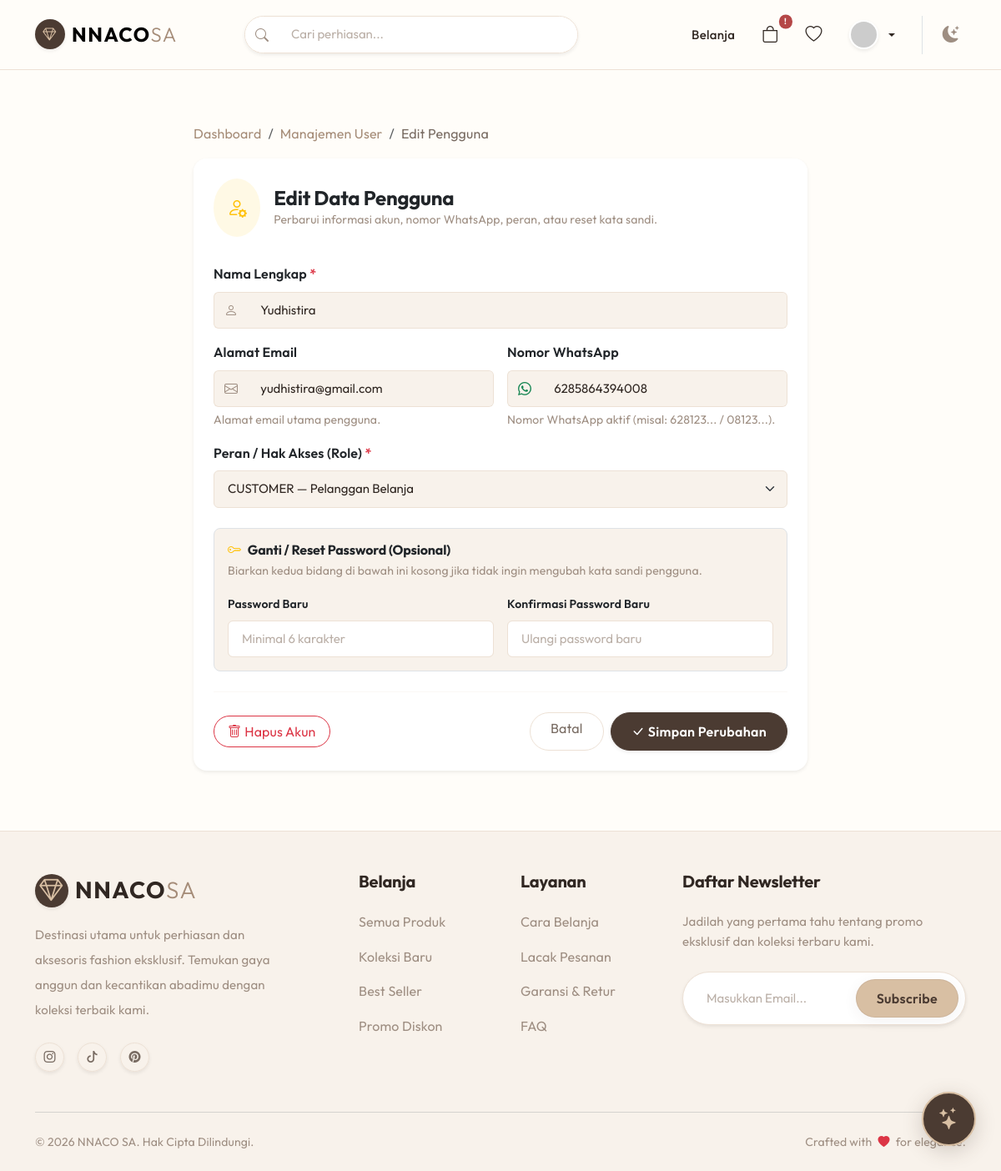
/public/user/edit/5 (signed in), run on the app's committed database.
### tables this page shows
CREATE TABLE `users` (
  `id` int(11) NOT NULL AUTO_INCREMENT,
  `role_id` int(11) NOT NULL,
  `name` varchar(100) NOT NULL,
  `email` varchar(100) DEFAULT NULL,
  `phone` varchar(20) DEFAULT NULL,
  `is_phone_verified` tinyint(1) DEFAULT 0,
  `password` varchar(255) DEFAULT NULL,
  `created_at` timestamp NOT NULL DEFAULT current_timestamp(),
  PRIMARY KEY (`id`),
  UNIQUE KEY `email` (`email`),
  UNIQUE KEY `phone` (`phone`),
  KEY `role_id` (`role_id`),
  CONSTRAINT `users_ibfk_1` FOREIGN KEY (`role_id`) REFERENCES `roles` (`id`)
);

CREATE TABLE `roles` (
  `id` int(11) NOT NULL AUTO_INCREMENT,
  `name` varchar(50) NOT NULL,
  PRIMARY KEY (`id`)
);

### app/controllers/UserController.php (called while the page is built, shortened)
<?php
class UserController extends Controller {
    public function edit($id = null) {
        $userModel = $this->model('User');
        $user = $userModel->getUserById($id);
        $data['title'] = 'Edit Pengguna - ' . htmlspecialchars($user['name']);
        $data['user'] = $user;
        $data['roles'] = $userModel->getAllRoles();
        $data['errors'] = [];
        $this->view('user/edit', $data);
    }
}

### app/core/App.php (called while the page is built, shortened)
<?php
class App {
    protected $method = 'index';
    protected $params = [];
    public function __construct() {
        $url = $this->parseURL();
        if(isset($url[0])) {
            $controllerName = ucfirst($url[0]) . 'Controller';
            if(file_exists('../app/controllers/' . $controllerName . '.php')) {
                unset($url[0]);
            } else {
                $this->pageNotFound();
                return;
            }
        }
        $this->controller = new $this->controller;
        if(isset($url[1])) {
            if(method_exists($this->controller, $url[1])) {
                $this->method = $url[1];
                unset($url[1]);
            } else {
                $this->pageNotFound();
                return;
            }
        }
        if(!empty($url)) {
            $this->params = array_values($url);
        }
        call_user_func_array([$this->controller, $this->method], $this->params);
    }
    public function parseURL() {
        if(isset($_GET['url'])) {
            $url = rtrim($_GET['url'], '/');
            $url = filter_var($url, FILTER_SANITIZE_URL);
            $url = explode('/', $url);
            return $url;
        }
        return [];
    }
}

### public/index.php (called while the page is built, shortened)
<?php
$app = new App();

### app/core/Database.php (called while the page is built, shortened)
<?php
class Database {
    private $host = DB_HOST;
    private $user = DB_USER;
    private $pass = DB_PASS;
    private $db_name = DB_NAME;
    private $dbh;
    private $stmt;
    public function __construct() {
        $dsn = 'mysql:host=' . $this->host . ';dbname=' . $this->db_name;
        $option = [
            PDO::ATTR_PERSISTENT => false,
            PDO::ATTR_ERRMODE => PDO::ERRMODE_EXCEPTION,
            PDO::ATTR_TIMEOUT => 5
        ];
        try {
            $this->dbh = new PDO($dsn, $this->user, $this->pass, $option);
        } catch(PDOException $e) {
            if ($e->getCode() == 1049 || strpos($e->getMessage(), '1049') !== false) {
                if (file_exists('../app/views/error/db_error.php')) {
                    require_once '../app/views/error/db_error.php';
                    exit;
                }
            }
            die("Database Connection Error: Pastikan service MySQL menyala dan kredensial benar.");
        }
    }
    public function query($query) {
        $this->stmt = $this->dbh->prepare($query);
    }
    public function bind($param, $value, $type = null) {
        if (is_null($type)) {
            switch(true) {
                default:
                    $type = PDO::PARAM_STR;
            }
        }
        $this->stmt->bindValue($param, $value, $type);
    }
    public function execute() {
        return $this->stmt->execute();
    }
    public function resultSet() {
        $this->execute();
        return $this->stmt->fetchAll(PDO::FETCH_ASSOC);
    }
    public function single() {
        $this->execute();
        return $this->stmt->fetch(PDO::FETCH_ASSOC);
    }
}

### app/models/User.php (called while the page is built, shortened)
<?php
class User extends Model {
    protected $table = 'users';
    public function getUserById($id) {
        $query = "SELECT u.*, r.name as role
                  FROM " . $this->table . " u
                  LEFT JOIN roles r ON u.role_id = r.id
                  WHERE u.id = :id";
        $this->db->query($query);
        $this->db->bind('id', $id);
        return $this->db->single();
    }
    public function getAllRoles() {
        $this->db->query("SELECT * FROM roles ORDER BY id ASC");
        return $this->db->resultSet();
    }
}

### app/core/Model.php (called while the page is built, shortened)
<?php
class Model {
    public function __construct() {
        $this->db = new Database();
    }
}

### app/core/Security.php (called while the page is built, shortened)
<?php
class Security {
    public static function escape($string) {
        return htmlspecialchars($string, ENT_QUOTES, 'UTF-8');
    }
}

### app/views/user/edit.php (the view, shortened to what this page needs)
<div class="container py-4">
    <div class="row justify-content-center">
        <div class="col-lg-8">
            <nav aria-label="breadcrumb" class="mb-3">
                <ol class="breadcrumb">
                    <li class="breadcrumb-item"><a href="<?= BASEURL; ?>/dashboard" class="text-decoration-none">Dashboard</a></li>
                    <li class="breadcrumb-item"><a href="<?= BASEURL; ?>/user" class="text-decoration-none">Manajemen User</a></li>
                    <li class="breadcrumb-item active" aria-current="page">Edit Pengguna</li>
                </ol>
            </nav>
            <div class="card border-0 shadow-sm rounded-4 bg-white overflow-hidden">
                <div class="card-header bg-white border-0 pt-4 px-4 pb-2">
                    <div class="d-flex align-items-center">
                        <div class="rounded-circle bg-warning bg-opacity-10 p-3 me-3 text-warning fs-4">
                            <i class="bi bi-person-gear"></i>
                        </div>
                        <div>
                            <h4 class="fw-bold mb-0 text-dark">Edit Data Pengguna</h4>
                            <p class="text-muted small mb-0">Perbarui informasi akun, nomor WhatsApp, peran, atau reset kata sandi.</p>
                        </div>
                    </div>
                </div>
                <div class="card-body p-4">
                    <form action="<?= BASEURL; ?>/user/edit/<?= $data['user']['id']; ?>" method="POST">
                        <div class="row g-3">
                            <div class="col-md-12">
                                <label class="form-label fw-semibold text-dark">Nama Lengkap <span class="text-danger">*</span></label>
                                <div class="input-group">
                                    <span class="input-group-text bg-light border-end-0"><i class="bi bi-person text-muted"></i></span>
                                    <input type="text" name="name" class="form-control bg-light border-start-0" value="<?= Security::escape($data['user']['name']); ?>" required>
                                </div>
                            </div>
                            <div class="col-md-6">
                                <label class="form-label fw-semibold text-dark">Alamat Email</label>
                                <div class="input-group">
                                    <span class="input-group-text bg-light border-end-0"><i class="bi bi-envelope text-muted"></i></span>
                                    <input type="email" name="email" class="form-control bg-light border-start-0" value="<?= Security::escape($data['user']['email'] ?? ''); ?>">
                                </div>
                                <div class="form-text small text-muted">Alamat email utama pengguna.</div>
                            </div>
                            <div class="col-md-6">
                                <label class="form-label fw-semibold text-dark">Nomor WhatsApp</label>
                                <div class="input-group">
                                    <span class="input-group-text bg-light border-end-0"><i class="bi bi-whatsapp text-success"></i></span>
                                    <input type="text" name="phone" class="form-control bg-light border-start-0" value="<?= Security::escape($data['user']['phone'] ?? ''); ?>">
                                </div>
                                <div class="form-text small text-muted">Nomor WhatsApp aktif (misal: 628123... / 08123...).</div>
                            </div>
                            <div class="col-md-12">
                                <label class="form-label fw-semibold text-dark">Peran / Hak Akses (Role) <span class="text-danger">*</span></label>
                                <select name="role_id" class="form-select bg-light" required>
                                    <?php foreach($data['roles'] as $role): ?>
                                        <option value="<?= $role['id']; ?>" <?= ($data['user']['role_id'] == $role['id']) ? 'selected' : ''; ?>>
                                            <?= strtoupper(Security::escape($role['name'])); ?>
                                            <?php
                                                if($role['name'] === 'admin') echo '— Administrator Sistem Penuh';
                                                elseif($role['name'] === 'owner') echo '— Pemilik Toko (Analitik & Finansial)';
                                                elseif($role['name'] === 'operator') echo '— Tim Operasional Toko (Kelola Produk & Pesanan)';
                                                elseif($role['name'] === 'customer') echo '— Pelanggan Belanja';
                                            ?>
                                        </option>
                                    <?php endforeach; ?>
                                </select>
                            </div>
                            <div class="col-12 mt-4">
                                <div class="p-3 bg-light rounded-3 border">
                                    <h6 class="fw-bold text-dark mb-1"><i class="bi bi-key me-2 text-warning"></i>Ganti / Reset Password (Opsional)</h6>
                                    <p class="text-muted small mb-3">Biarkan kedua bidang di bawah ini kosong jika tidak ingin mengubah kata sandi pengguna.</p>
                                    <div class="row g-3">
                                        <div class="col-md-6">
                                            <label class="form-label fw-semibold small text-dark">Password Baru</label>
                                            <input type="password" name="password" class="form-control bg-white" placeholder="Minimal 6 karakter" minlength="6">
                                        </div>
                                        <div class="col-md-6">
                                            <label class="form-label fw-semibold small text-dark">Konfirmasi Password Baru</label>
                                            <input type="password" name="confirm_password" class="form-control bg-white" placeholder="Ulangi password baru" minlength="6">
                                        </div>
                                    </div>
                                </div>
                            </div>
                        </div>
                        <hr class="my-4 opacity-25">
                        <div class="d-flex justify-content-between align-items-center">
                            <div>
                                <?php if($data['user']['id'] != $_SESSION['user_id']): ?>
                                    <a href="<?= BASEURL; ?>/user/delete/<?= $data['user']['id']; ?>"
                                       class="btn btn-outline-danger rounded-pill px-3"
                                       onclick="return confirm('Apakah Anda yakin ingin menghapus akun <?= addslashes(Security::escape($data['user']['name'])); ?>?');">
                                        <i class="bi bi-trash me-1"></i>Hapus Akun
                                    </a>
                                <?php endif; ?>
                            </div>
                            <div class="d-flex gap-2">
                                <a href="<?= BASEURL; ?>/user" class="btn btn-outline-secondary rounded-pill px-4">
                                    Batal
                                </a>
                                <button type="submit" class="btn btn-primary rounded-pill px-4 fw-semibold shadow-sm">
                                    <i class="bi bi-check-lg me-1"></i>Simpan Perubahan
                                </button>
                            </div>
                        </div>
                    </form>
                </div>
            </div>
        </div>
    </div>
</div>

### public/css/style.css (style rules this page uses)
:root { --color-background: #FFFDF9; --color-surface: #FFFFFF; --color-surface-soft: #F8F2EB; --color-border: #EDE1D5; --color-border-subtle: #F4ECE4; --color-primary: #4B3B32; --color-primary-hover: #302722; --color-accent: #D8BFA3; --color-accent-hover: #C9AE90; --color-accent-soft: #F4EBE2; --color-taupe: #A58C78; --color-taupe-light: #C2B0A1; --color-text: #302722; --color-text-secondary: #786B62; --color-text-muted: #9E8E82; --color-text-inverse: #FFFFFF; --color-success: #477A5B; --color-success-soft: #E8F2EC; --color-warning: #A66A20; --color-warning-soft: #FAF2E6; --color-danger: #B54747; --color-danger-soft: #FAECEC; --color-info: #526D82; --color-info-soft: #EEF3F7; --radius-sm: 6px; --radius-md: 12px; --radius-lg: 18px; --radius-xl: 24px; --radius-pill: 50px; --shadow-soft: 0 4px 18px rgba(75, 59, 50, 0.06); --shadow-hover: 0 12px 28px rgba(75, 59, 50, 0.12); --shadow-elevated: 0 18px 40px rgba(75, 59, 50, 0.15); --transition: all 0.3s cubic-bezier(0.25, 0.8, 0.25, 1); --primary: var(--color-primary); --secondary: var(--color-accent-soft); --accent: var(--color-accent); --bg-color: var(--color-background); --surface: var(--color-surface); --success: var(--color-success); --text-main: var(--color-text); --text-muted: var(--color-text-secondary); --border-radius: var(--radius-lg); }
body { background-color: var(--color-background); color: var(--color-text); font-family: 'Outfit', -apple-system, BlinkMacSystemFont, "Segoe UI", Roboto, sans-serif; line-height: 1.6; letter-spacing: 0.01em; transition: background-color 0.3s ease, color 0.3s ease; -webkit-font-smoothing: antialiased; -moz-osx-font-smoothing: grayscale; }
h4, h5, h6 { font-family: 'Outfit', sans-serif; font-weight: 600; color: var(--color-text); letter-spacing: -0.01em; }
.text-muted { color: var(--color-text-muted) !important; }
.bg-light { background-color: var(--color-surface-soft) !important; }
.bg-white { background-color: var(--color-surface) !important; }
hr { border-color: var(--color-border); opacity: 0.6; }
.btn-primary { background-color: var(--color-primary); border-color: var(--color-primary); color: var(--color-text-inverse); font-weight: 600; padding: 10px 24px; border-radius: var(--radius-pill); box-shadow: 0 4px 14px rgba(75, 59, 50, 0.15); transition: var(--transition); letter-spacing: 0.3px; }
.btn-outline-secondary { border-color: var(--color-border); color: var(--color-text-secondary); }
.card { background-color: var(--color-surface); color: var(--color-text); border-color: var(--color-border); transition: var(--transition); }
.form-control, .form-select { background-color: var(--color-surface); color: var(--color-text); border: 1px solid var(--color-border); border-radius: var(--radius-sm); padding: 10px 16px; font-size: 15px; transition: var(--transition); }
.form-control::placeholder { color: var(--color-text-muted); opacity: 0.7; }
.input-group-text { background-color: var(--color-surface-soft); color: var(--color-text-secondary); border-color: var(--color-border); }
.breadcrumb-item a { color: var(--color-taupe); text-decoration: none; transition: var(--transition); }
.breadcrumb-item.active { color: var(--color-text-secondary); }

### data on the page
users: name "Yudhistira", email "yudhistira@gmail.com", phone "6285864394008", role_id "CUSTOMER — Pelanggan Belanja"
